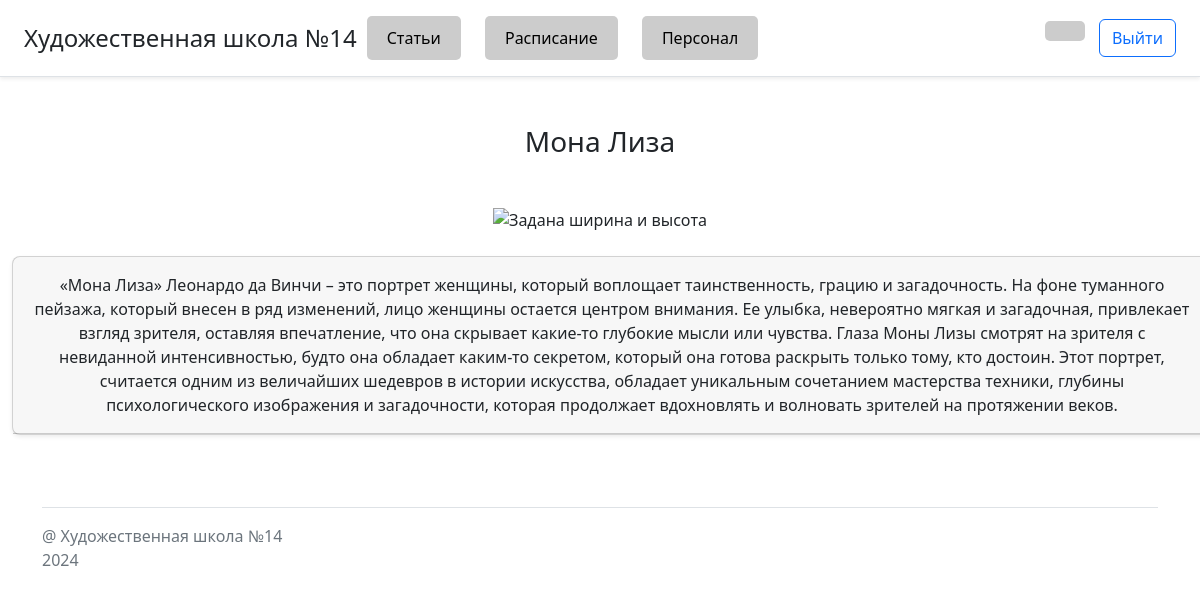
Screenshot of /posts/MonaLisa.php with the database file from the repository.
### tables this page shows
CREATE TABLE `posts` (
  `id` int(3) NOT NULL,
  `name` varchar(50) NOT NULL,
  `short_description` text NOT NULL,
  `decription` text DEFAULT NULL,
  `user_id` int(3) DEFAULT NULL
);

### posts/MonaLisa.php (the view, shortened to what this page needs)
<!DOCTYPE html>
<html lang="ru">
<head>
    <link rel="stylesheet" href="../css/style.css">
    <link rel="stylesheet" href="https://cdn.jsdelivr.net/npm/bootstrap@5.2.2/dist/css/bootstrap.min.css">
</head>
<body>
<?php require "../blocks/lk_header2.php" ;
require "../connect.php";
$result = mysqli_query($connect, "SELECT * FROM `posts`");
$posts = mysqli_fetch_assoc($result);
?>
<center>
<div class="container mt-5 ">
    <h3 class="mb-5"><?php echo $posts['name'] ?></h3>
</center>
        <center>
            <link rel="stylesheet" href="../css/style.css">
                <img src="../img/1.jpg" alt="Задана ширина и высота" width="500" height="700"> <br> <br>
            <div class="card mb-4 rounded-3 shadow-sm" style = 'width: 1200px'>
                <div class="card-header py-3">
        <?php echo $posts['decription'] ?>
                </div>
            </div>
        </center>
    <?php require "../blocks/footer.php" ?>
</body>
</html>

### css/style.css (style rules this page uses)
.card { width: 32%; margin-left: 1%; }

### rows the page displays
posts: name "Мона Лиза", decription "«Мона Лиза» Леонардо да Винчи – это портрет женщины, который воплощает таинственность, грацию и загадочность. На фоне туманного пейзажа, который внесен в ряд изменений, лицо женщины остается центром внимания. Ее улыбка, невероятно мягкая и загадочная, привлекает взгляд зрителя, оставляя впечатление, что она скрывает какие-то глубокие мысли или чувства. Глаза Моны Лизы смотрят на зрителя с невиданной интенсивностью, будто она обладает каким-то секретом, который она готова раскрыть только тому, кто достоин. Этот портрет, считается одним из величайших шедевров в истории искусства, обладает уникальным сочетанием мастерства техники, глубины психологического изображения и загадочности, которая…"
